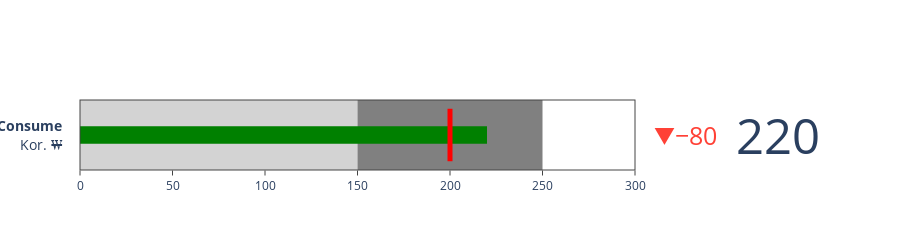

Write notebook code for a chart like this one.
### Code cell
fig = go.Figure(go.Indicator(
    mode = "number+gauge+delta",
    gauge = {
        'shape': "bullet",
        'axis' : {'range': [0, 300]},
        'threshold' : {
            'line': {'color': "red", 'width': 5},
            'thickness': 0.75,
            'value': 200
        },
        'steps': [
            {'range': [0, 150], 'color': "lightgray"},
            {'range': [150, 250], 'color': "gray"}
        ],
        'bar': {'color': 'green'},
        },
    value = 220,
    align = 'center',
    delta = {'reference': 300, 'position': "left"},
    domain = {'x': [0, 1], 'y': [0, 1]},
    title = {'text': "<b>Consume</b><br><span style='color':gray; font-size:0.5em'>Kor. ₩</span>", 'font': {"size": 14}}
    
))
fig.update_layout(height = 250)
fig.show()

### Figure 1 — Plotly figure (JSON) as saved in the notebook; plotly's stock layout.template omitted (floating-point values rounded to 4 significant figures)
{"data": [{"align": "center", "delta": {"position": "left", "reference": 300}, "domain": {"column": 2, "x": [0, 1], "y": [0, 1]}, "gauge": {"axis": {"range": [0, 300]}, "bar": {"color": "green"}, "shape": "bullet", "steps": [{"color": "lightgray", "range": [0, 150]}, {"color": "gray", "range": [150, 250]}], "threshold": {"line": {"color": "red", "width": 5}, "thickness": 0.75, "value": 200}}, "mode": "number+gauge+delta", "title": {"font": {"size": 14}, "text": "<b>Consume</b><br><span style='color':gray; font-size:0.5em'>Kor. ₩</span>"}, "type": "indicator", "value": 220}], "layout": {"height": 250}}
